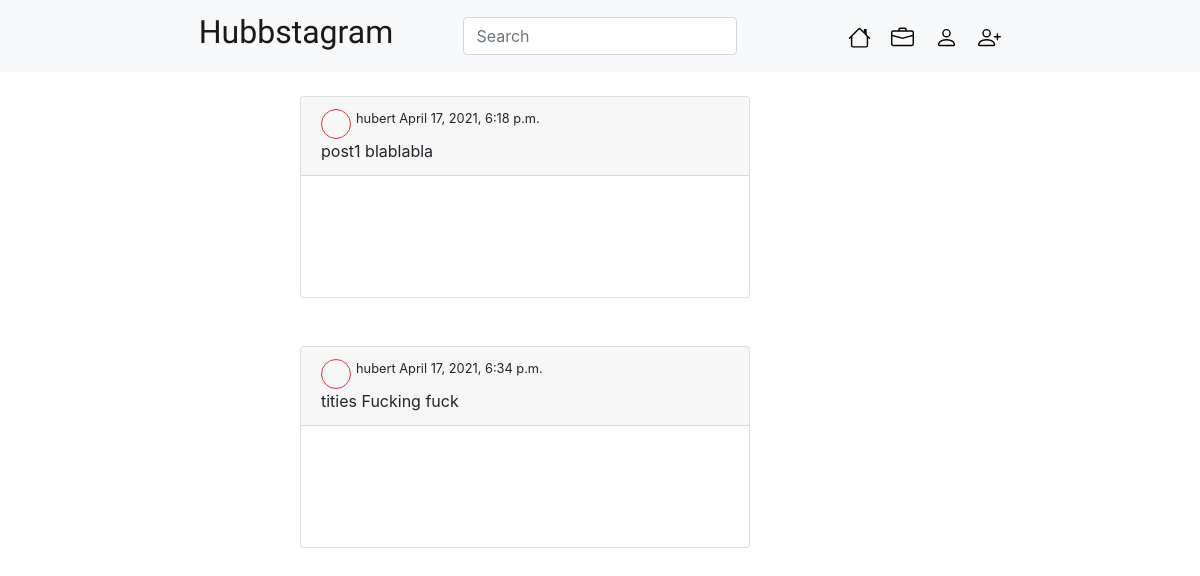
The page / on the database its author committed.
### users/models.py (models this page shows, shortened)
class CreatePost(models.Model):
    picture = models.ImageField(upload_to='users/images', default='default.jpg')
    author = models.ForeignKey(User, on_delete=models.CASCADE)
    title = models.CharField(max_length=200)
    description = models.TextField()
    date_posted = models.DateTimeField(default=timezone.now)

### main_page/views.py (the view)
# urls.py: path('', views.home, name='home'),
def home(request):
    context = {
        'posts': CreatePost.objects.all()
    }
    return render(request, 'main_page/home.html', context)

### main_page/templates/main_page/home.html (shortened to what this page needs)
{% extends 'main_page/base.html' %}
{% block content %}
{% for post in posts %}
    <div class="post_">
        <div class="d-flex flex-column mt-4 mb-4">
            <div class="card">
                <div class=card-header>
                    <div class="d-flex flex-row aligh-items-center">
                        <div class="post_rounded-circle overflow-hidden d-flex justify-content-center align-items-center border border-danger story-profile-photo">
                        </div>
                        <small>{{ post.author }} {{post.date_posted}}</small>
                    </div>
                    {{ post.title }}
                    {{ post.description }}
                </div>
            </div>
        </div>
    </div>
{% endfor %}
{% endblock %}

### main_page/static/main_page/main.css (style rules this page uses)
.card { width: 450px; height: 520px; margin: auto; }
.post_ { display: flex; width: 600px; height: 250px; margin: auto; }
.post_rounded-circle { width: 30px; height: 30px; margin-right: 5px; -moz-border-radius: 50px; -webkit-border-radius: 50px; }

### rows shown on the page
CreatePost: author "hubert", date_posted "April 17, 2021, 6:18 p.m.", title "post1", description "blablabla"
CreatePost: author "hubert", date_posted "April 17, 2021, 6:34 p.m.", title "tities", description "Fucking fuck"
